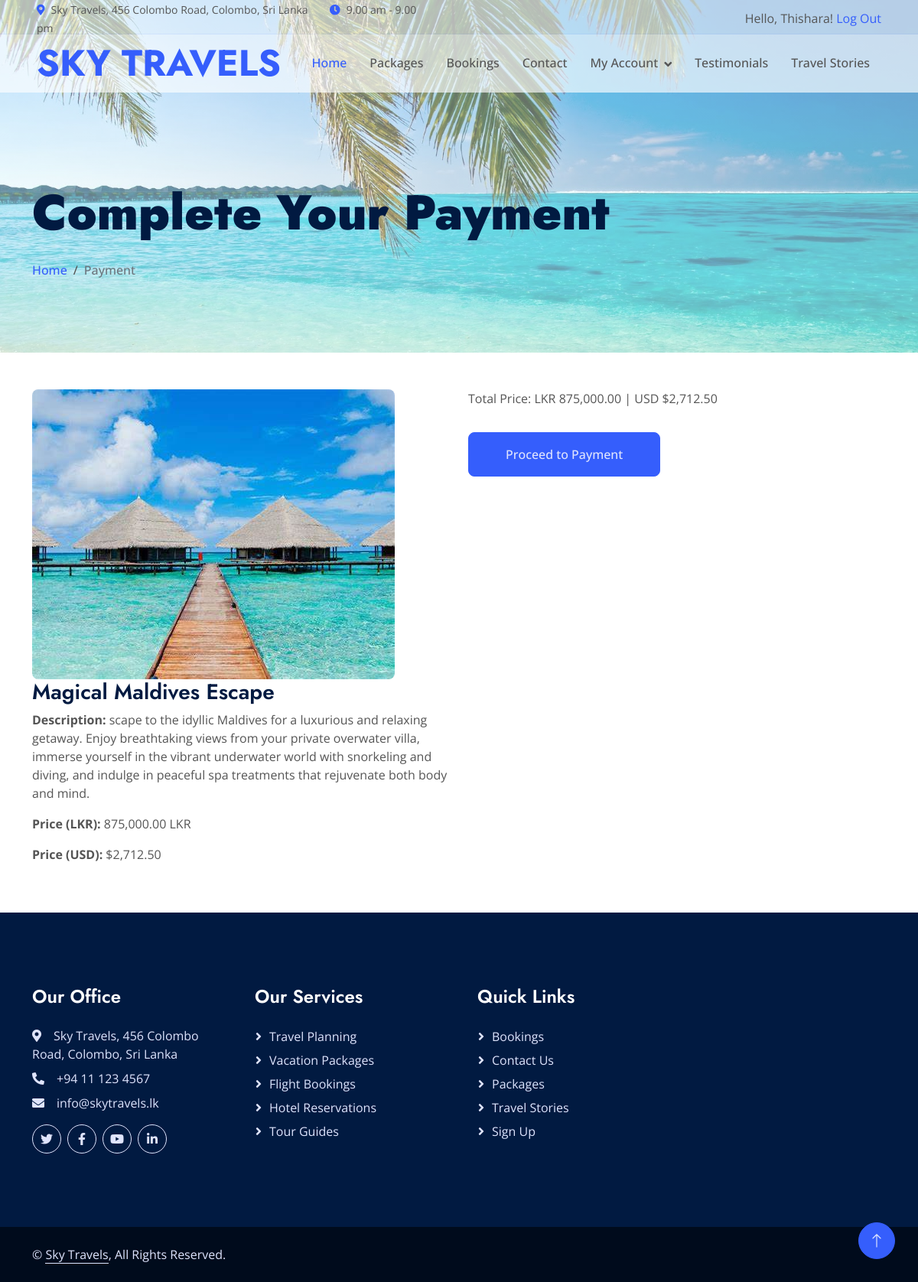
/payment.php?package_id=14&price=875000.00 (signed in), run on the app's committed database.
### tables this page shows
CREATE TABLE `packages` (
  `id` int(11) NOT NULL,
  `title` varchar(255) NOT NULL,
  `description` text NOT NULL,
  `destination` text NOT NULL,
  `duration` varchar(50) NOT NULL,
  `ideal_for` varchar(255) NOT NULL,
  `image` varchar(255) NOT NULL,
  `price` decimal(10,2) NOT NULL
);

### payment.php (the view, shortened to what this page needs)
<?php
include 'dbconn.php';
$package_id = isset($_GET['package_id']) ? $_GET['package_id'] : null;
$priceLKR = isset($_GET['price']) ? $_GET['price'] : null;
$sql = "SELECT * FROM packages WHERE id = ?";
$stmt = $conn->prepare($sql);
$stmt->bind_param("i", $package_id);
$stmt->execute();
$result = $stmt->get_result();
$package = $result->fetch_assoc();
$exchangeRate = 0.0031;
$priceUSD = ceil($priceLKR * $exchangeRate * 100);
try {
    $session = \Stripe\Checkout\Session::create([
        'payment_method_types' => ['card'],
        'line_items' => [[
            'price_data' => [
                'currency' => 'usd',
                'product_data' => [
                    'name' => $package['title'],
                ],
                'unit_amount' => $priceUSD,
            ],
            'quantity' => 1,
        ]],
        'mode' => 'payment',
        'success_url' => 'http://localhost/Sky_Travels/payment.php?package_id=' . $package_id . '&price=' . $priceLKR . '&payment_status=success&session_id={CHECKOUT_SESSION_ID}',
        'cancel_url' => 'http://localhost/Sky_Travels/Sky_Travels/payment_cancelled.php',
    ]);
} catch (\Stripe\Exception\ApiErrorException $e) {
    echo "Error creating Stripe Checkout session: " . $e->getMessage();
    exit();
}
?>
<?php include 'header.php'; ?>
<div class="container-fluid page-header mb-5 wow fadeIn" data-wow-delay="0.1s">
    <div class="container"><br><br>
        <h1 class="display-3 mb-4 animated slideInDown"><b>Complete Your Payment</b></h1>
        <nav aria-label="breadcrumb animated slideInDown">
            <ol class="breadcrumb mb-0">
                <li class="breadcrumb-item"><a href="index.php">Home</a></li>
                <li class="breadcrumb-item active" aria-current="page">Payment</li>
            </ol>
        </nav>
    </div>
</div>
<div class="container mb-5 wow fadeInUp" data-wow-delay="0.3s">
    <div class="row g-4">
        <div class="col-lg-6">
            <div class="package-details">
                <img src="img/packages/<?php echo $package['image']; ?>" alt="<?php echo $package['title']; ?>" class="img-fluid rounded">
                <div class="info">
                    <h3><?php echo $package['title']; ?></h3>
                    <p><strong>Description:</strong> <?php echo $package['description']; ?></p>
                    <p><strong>Price (LKR):</strong> <?php echo number_format($package['price'], 2); ?> LKR</p>
                    <p><strong>Price (USD):</strong> $<?php echo number_format($priceUSD / 100, 2); ?></p>
                </div>
            </div>
        </div>
        <div class="col-lg-6">
            <div class="price">
                <p>Total Price: LKR <?php echo number_format($priceLKR, 2); ?> | USD $<?php echo number_format($priceUSD / 100, 2); ?></p>
                <a href="<?php echo $session->url; ?>" class="btn btn-primary py-3 px-5 mt-3">Proceed to Payment</a>
            </div>
        </div>
    </div>
</div>
<?php include 'footer.php'; ?>

### css/style.css (style rules this page uses)
:root { --primary: #355EFC; --secondary: #E93C05; --tertiary: #555555; --light: #DFE4FD; --dark: #011A41; }
h1, .h1, h2, .h2, .fw-bold { font-weight: 700 !important; }
h3, .h3, h4, .h4, .fw-medium { font-weight: 600 !important; }
.btn { transition: .5s; font-weight: 500; }
.btn-primary, .btn-outline-primary:hover { color: var(--light); }
.page-header { padding-top: 12rem; padding-bottom: 6rem; background: linear-gradient(rgba(255, 255, 255, 0.4), rgba(255, 255, 255, 0.4)), url(../img/header.jfif) top left no-repeat; background-size: cover; }
.page-header .breadcrumb-item, .page-header .breadcrumb-item a { font-weight: 500; }
.page-header .breadcrumb-item+.breadcrumb-item::before { color: var(--tertiary); }

### data on the page
packages: image (picture), title "Magical Maldives Escape", description "scape to the idyllic Maldives for a luxurious and relaxing getaway. Enjoy breathtaking views from your private overwater villa, immerse yourself in the vibrant underwater world with snorkeling and diving, and indulge in peaceful spa treatments that rejuvenate both body and mind.", price "875,000.00"

### other printed values
$_SESSION['username'] "Thishara"
$priceUSD / 100 "2,712.50"
$priceLKR "875,000.00"
